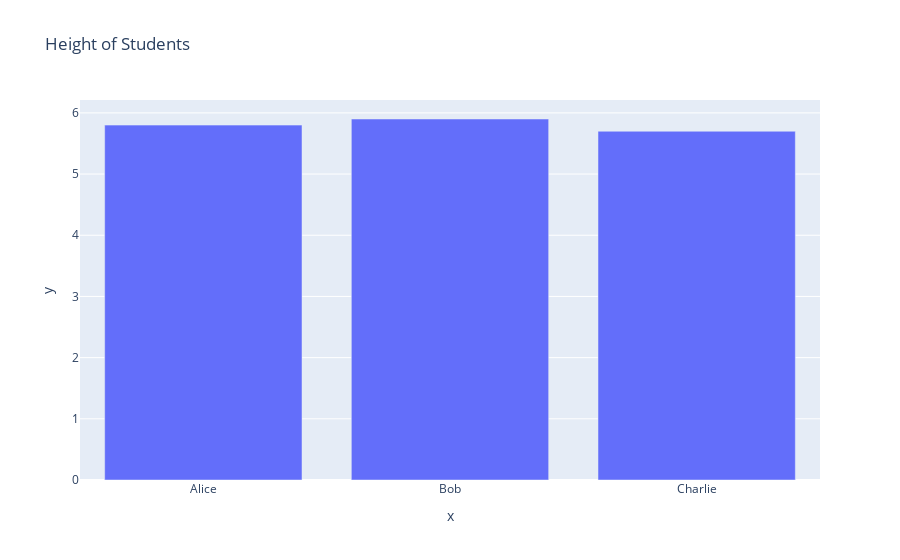

Notebook cell for this chart:
### Code cell
names = ["Alice", "Bob", "Charlie"]
heights = [5.8, 5.9, 5.7]
# import library
import plotly.express as px
# create a plot (line chart)
fig = px.bar(x=names, y=heights, title="Height of Students") 
# show the fig
fig.show()
# save the plot in png file
fig.write_image("plots/01_barplot.png")

# save as standalone html
fig.write_html("html/01_barplot.html")

### Figure 1 — Plotly figure (JSON) as saved in the notebook; plotly's stock layout.template omitted (floating-point values rounded to 4 significant figures)
{"data": [{"hovertemplate": "x=%{x}<br>y=%{y}<extra></extra>", "legendgroup": "", "marker": {"color": "#636efa", "pattern": {"shape": ""}}, "name": "", "orientation": "v", "showlegend": false, "textposition": "auto", "type": "bar", "x": ["Alice", "Bob", "Charlie"], "xaxis": "x", "y": [5.8, 5.9, 5.7], "yaxis": "y"}], "layout": {"barmode": "relative", "legend": {"tracegroupgap": 0}, "title": {"text": "Height of Students"}, "xaxis": {"anchor": "y", "domain": [0, 1], "title": {"text": "x"}}, "yaxis": {"anchor": "x", "domain": [0, 1], "title": {"text": "y"}}}}
